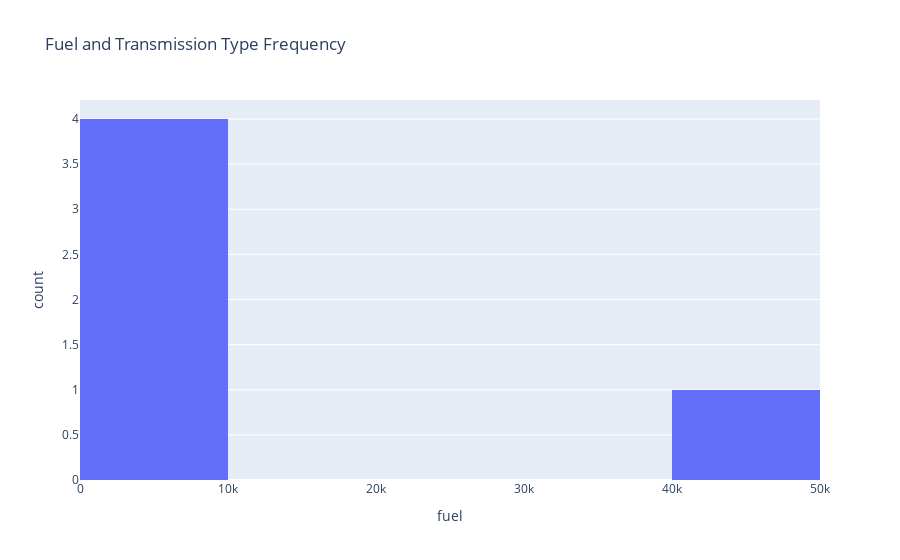
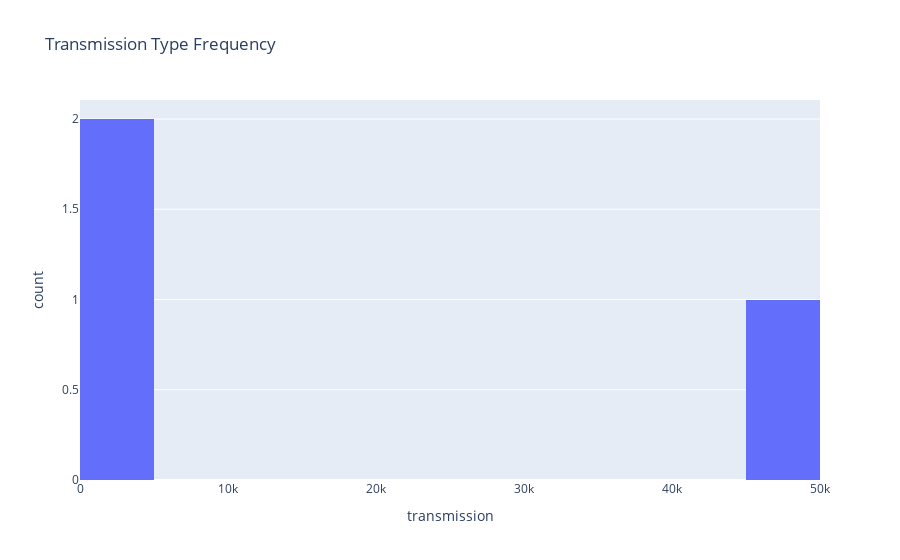

Notebook cell for these charts, in order:
### Markdown cell above
Grouped data by transmission and fuel and then counted it. Created histograms for both. This sets up a scatter plot later.

### Code cell
car_fuel = car_data.groupby('fuel')['fuel'].count()
car_transmission = car_data.groupby('transmission')['transmission'].count()
car_fuel_hist = px.histogram(car_fuel, 
                             x='fuel', 
                             nbins=5, 
                             title='Fuel and Transmission Type Frequency')
car_trans_hist = px.histogram(car_transmission, 
                             x='transmission', 
                             nbins=10,
                             title='Transmission Type Frequency' 
                             )
car_fuel_hist.show()
car_trans_hist.show()

### Figure 1 — Plotly figure (JSON) as saved in the notebook; plotly's stock layout.template omitted (floating-point values rounded to 4 significant figures)
{"data": [{"alignmentgroup": "True", "bingroup": "x", "hovertemplate": "fuel=%{x}<br>count=%{y}<extra></extra>", "legendgroup": "", "marker": {"color": "#636efa", "pattern": {"shape": ""}}, "name": "", "nbinsx": 5, "offsetgroup": "", "orientation": "v", "showlegend": false, "type": "histogram", "x": [3714, 6, 47288, 409, 108], "xaxis": "x", "yaxis": "y"}], "layout": {"barmode": "relative", "legend": {"tracegroupgap": 0}, "title": {"text": "Fuel and Transmission Type Frequency"}, "xaxis": {"anchor": "y", "domain": [0, 1], "title": {"text": "fuel"}}, "yaxis": {"anchor": "x", "domain": [0, 1], "title": {"text": "count"}}}}

### Figure 2 — Plotly figure (JSON) as saved in the notebook; plotly's stock layout.template omitted (floating-point values rounded to 4 significant figures)
{"data": [{"alignmentgroup": "True", "bingroup": "x", "hovertemplate": "transmission=%{x}<br>count=%{y}<extra></extra>", "legendgroup": "", "marker": {"color": "#636efa", "pattern": {"shape": ""}}, "name": "", "nbinsx": 10, "offsetgroup": "", "orientation": "v", "showlegend": false, "type": "histogram", "x": [46902, 2829, 1794], "xaxis": "x", "yaxis": "y"}], "layout": {"barmode": "relative", "legend": {"tracegroupgap": 0}, "title": {"text": "Transmission Type Frequency"}, "xaxis": {"anchor": "y", "domain": [0, 1], "title": {"text": "transmission"}}, "yaxis": {"anchor": "x", "domain": [0, 1], "title": {"text": "count"}}}}
